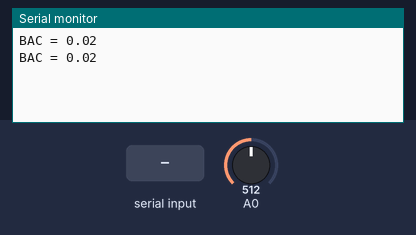
Bench run of a sketch on a simulated Arduino Uno, built with avr-gcc and run on an emulated ATmega328P. Parts: the last lines printed to the serial monitor. The inputs (shaded band) are chosen by the test bench; at power-on: A0 = 512.

Above: at 1.8 s.
1.9 s: A0 set to 0
At 2.8 s:
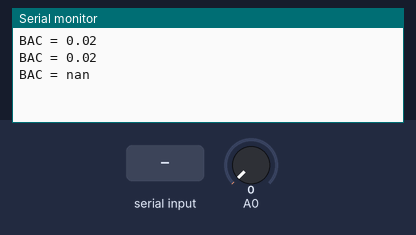
4.5 s: "A" received over Serial
6.5 s: A0 set to 122
At 7.8 s:
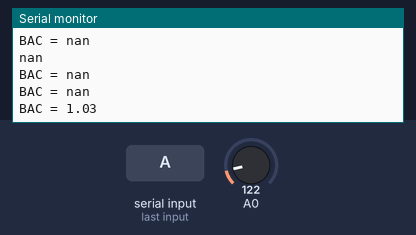

The sketch:

alcohol_neww.ino
```cpp
unsigned int data;
int value;
void setup()
{
    Serial.begin(9600);
}

void loop()
{
    float sensor_volt;
    float RS_gas; // Get value of RS in a GAS
    float ratio; // Get ratio RS_GAS/RS_air
    float BAC;
    int sensorValue = analogRead(A0);
    sensor_volt=(float)sensorValue/1024*5.0;
    RS_gas = (5.0-sensor_volt)/sensor_volt; // omit *RL

   /*-Replace the name "0.01" with the value of 0.01 in the demo of First Test -*/
    ratio = RS_gas/0.01;
    BAC = 0.1896*pow(ratio, 2) - (8.6178*ratio/10) + 1.0792;   //BAC in mg/L
    Serial.print("BAC = ");
    Serial.println(BAC*0.00001);  //convert to g/dL
    Serial.print("\n\n");
    delay(1000);
    while(Serial.available()>0){
      data=Serial.read();
      float BAC_new = BAC*0.000000001;
        if(data=='A')Serial.println(BAC_new);

    }
}
```

Measured:
- after the input at 1.9 s, the serial monitor: prints a new line after 0.10 s (image 1)
- after the input at 6.5 s, the serial monitor: prints a new line after 0.50 s (image 2)
